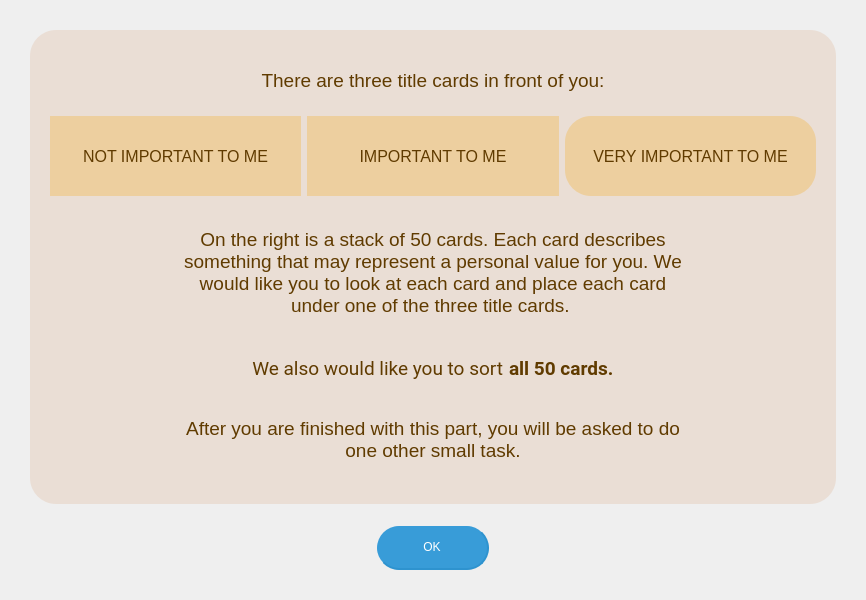
<?xml version="1.0" encoding="UTF-8"?>
<ui version="4.0">
 <class>MainWindow</class>
 <widget class="QMainWindow" name="MainWindow">
  <property name="geometry">
   <rect>
    <x>0</x>
    <y>0</y>
    <width>866</width>
    <height>600</height>
   </rect>
  </property>
  <property name="windowTitle">
   <string>MainWindow</string>
  </property>
  <widget class="QWidget" name="centralwidget">
   <layout class="QGridLayout" name="gridLayout">
    <property name="leftMargin">
     <number>30</number>
    </property>
    <property name="topMargin">
     <number>30</number>
    </property>
    <property name="rightMargin">
     <number>30</number>
    </property>
    <property name="bottomMargin">
     <number>30</number>
    </property>
    <item row="0" column="0" colspan="3">
     <widget class="QWidget" name="widget" native="true">
      <property name="styleSheet">
       <string notr="true">background-color: rgb(234, 222, 213);
border-radius: 26px;
</string>
      </property>
      <layout class="QGridLayout" name="gridLayout_2">
       <property name="leftMargin">
        <number>20</number>
       </property>
       <property name="topMargin">
        <number>20</number>
       </property>
       <property name="rightMargin">
        <number>20</number>
       </property>
       <property name="bottomMargin">
        <number>20</number>
       </property>
       <item row="7" column="2">
        <widget class="QLabel" name="second_text">
         <property name="minimumSize">
          <size>
           <width>200</width>
           <height>20</height>
          </size>
         </property>
         <property name="maximumSize">
          <size>
           <width>1000</width>
           <height>40</height>
          </size>
         </property>
         <property name="font">
          <font>
           <family>Roboto</family>
           <pointsize>14</pointsize>
          </font>
         </property>
         <property name="styleSheet">
          <string notr="true">color: rgb(96, 59, 0);</string>
         </property>
         <property name="text">
          <string>We also would like you to sort</string>
         </property>
         <property name="alignment">
          <set>Qt::AlignRight|Qt::AlignTrailing|Qt::AlignVCenter</set>
         </property>
        </widget>
       </item>
       <item row="6" column="0" colspan="6">
        <widget class="QLabel" name="first_text">
         <property name="maximumSize">
          <size>
           <width>16777215</width>
           <height>120</height>
          </size>
         </property>
         <property name="font">
          <font>
           <pointsize>14</pointsize>
          </font>
         </property>
         <property name="styleSheet">
          <string notr="true">color: rgb(96, 59, 0);</string>
         </property>
         <property name="text">
          <string>On the right is a stack of 50 cards. Each card describes 
something that may represent a personal value for you. We 
would like you to look at each card and place each card 
under one of the three title cards. </string>
         </property>
         <property name="alignment">
          <set>Qt::AlignCenter</set>
         </property>
        </widget>
       </item>
       <item row="7" column="3">
        <widget class="QLabel" name="third_text">
         <property name="maximumSize">
          <size>
           <width>300</width>
           <height>16777215</height>
          </size>
         </property>
         <property name="font">
          <font>
           <family>Roboto</family>
           <pointsize>14</pointsize>
           <weight>75</weight>
           <bold>true</bold>
          </font>
         </property>
         <property name="styleSheet">
          <string notr="true">color: rgb(96, 59, 0);
</string>
         </property>
         <property name="text">
          <string>all 50 cards.</string>
         </property>
        </widget>
       </item>
       <item row="8" column="0" colspan="6">
        <widget class="QLabel" name="bottom_text">
         <property name="maximumSize">
          <size>
           <width>16777215</width>
           <height>70</height>
          </size>
         </property>
         <property name="font">
          <font>
           <pointsize>14</pointsize>
          </font>
         </property>
         <property name="styleSheet">
          <string notr="true">color: rgb(96, 59, 0);</string>
         </property>
         <property name="text">
          <string>After you are finished with this part, you will be asked to do 
one other small task.</string>
         </property>
         <property name="alignment">
          <set>Qt::AlignCenter</set>
         </property>
        </widget>
       </item>
       <item row="3" column="0" colspan="6">
        <layout class="QHBoxLayout" name="horizontalLayout">
         <item>
          <widget class="QLabel" name="not_importnat_label">
           <property name="minimumSize">
            <size>
             <width>0</width>
             <height>50</height>
            </size>
           </property>
           <property name="maximumSize">
            <size>
             <width>16777215</width>
             <height>80</height>
            </size>
           </property>
           <property name="font">
            <font>
             <pointsize>12</pointsize>
            </font>
           </property>
           <property name="styleSheet">
            <string notr="true">color: rgb(96, 59, 0);
background-color: rgb(237, 207, 159);
border-radius: 0px;</string>
           </property>
           <property name="text">
            <string>NOT IMPORTANT TO ME</string>
           </property>
           <property name="alignment">
            <set>Qt::AlignCenter</set>
           </property>
           <property name="margin">
            <number>5</number>
           </property>
          </widget>
         </item>
         <item>
          <widget class="QLabel" name="important_label">
           <property name="maximumSize">
            <size>
             <width>16777215</width>
             <height>80</height>
            </size>
           </property>
           <property name="font">
            <font>
             <pointsize>12</pointsize>
            </font>
           </property>
           <property name="styleSheet">
            <string notr="true">color: rgb(96, 59, 0);
background-color: rgb(237, 207, 159);
border-radius:0px;</string>
           </property>
           <property name="text">
            <string>IMPORTANT TO ME</string>
           </property>
           <property name="alignment">
            <set>Qt::AlignCenter</set>
           </property>
           <property name="margin">
            <number>5</number>
           </property>
          </widget>
         </item>
         <item>
          <widget class="QLabel" name="very_important_label">
           <property name="maximumSize">
            <size>
             <width>16777215</width>
             <height>80</height>
            </size>
           </property>
           <property name="font">
            <font>
             <pointsize>12</pointsize>
            </font>
           </property>
           <property name="styleSheet">
            <string notr="true">color: rgb(96, 59, 0);
background-color: rgb(237, 207, 159);
border-radious:0px;</string>
           </property>
           <property name="text">
            <string>VERY IMPORTANT TO ME</string>
           </property>
           <property name="alignment">
            <set>Qt::AlignCenter</set>
           </property>
           <property name="margin">
            <number>5</number>
           </property>
          </widget>
         </item>
        </layout>
       </item>
       <item row="0" column="0" colspan="6">
        <widget class="QLabel" name="top_label">
         <property name="maximumSize">
          <size>
           <width>16777215</width>
           <height>40</height>
          </size>
         </property>
         <property name="font">
          <font>
           <pointsize>14</pointsize>
          </font>
         </property>
         <property name="styleSheet">
          <string notr="true">color: rgb(96, 59, 0);</string>
         </property>
         <property name="text">
          <string>There are three title cards in front of you:</string>
         </property>
         <property name="alignment">
          <set>Qt::AlignCenter</set>
         </property>
        </widget>
       </item>
      </layout>
     </widget>
    </item>
    <item row="2" column="2">
     <spacer name="horizontalSpacer_2">
      <property name="orientation">
       <enum>Qt::Horizontal</enum>
      </property>
      <property name="sizeHint" stdset="0">
       <size>
        <width>40</width>
        <height>20</height>
       </size>
      </property>
     </spacer>
    </item>
    <item row="2" column="1">
     <widget class="QPushButton" name="ok_button">
      <property name="minimumSize">
       <size>
        <width>112</width>
        <height>44</height>
       </size>
      </property>
      <property name="maximumSize">
       <size>
        <width>112</width>
        <height>44</height>
       </size>
      </property>
      <property name="styleSheet">
       <string notr="true">QPushButton {
background-color: #389CD8;
color: rgb(255, 255, 255);
border-radius : 22;
border-bottom : 2px solid #2E93CF;
border-right: 2px solid #2E93CF;
}
QPushButton::hover {
background-color: #2E93CF;
color: rgb(255, 255, 255);
border-radius : 22;
}</string>
      </property>
      <property name="text">
       <string>OK</string>
      </property>
     </widget>
    </item>
    <item row="2" column="0">
     <spacer name="horizontalSpacer">
      <property name="orientation">
       <enum>Qt::Horizontal</enum>
      </property>
      <property name="sizeHint" stdset="0">
       <size>
        <width>40</width>
        <height>20</height>
       </size>
      </property>
     </spacer>
    </item>
    <item row="1" column="1">
     <widget class="QLabel" name="label_9">
      <property name="minimumSize">
       <size>
        <width>0</width>
        <height>10</height>
       </size>
      </property>
      <property name="maximumSize">
       <size>
        <width>16777215</width>
        <height>10</height>
       </size>
      </property>
      <property name="text">
       <string/>
      </property>
     </widget>
    </item>
   </layout>
  </widget>
 </widget>
 <resources/>
 <connections/>
</ui>
